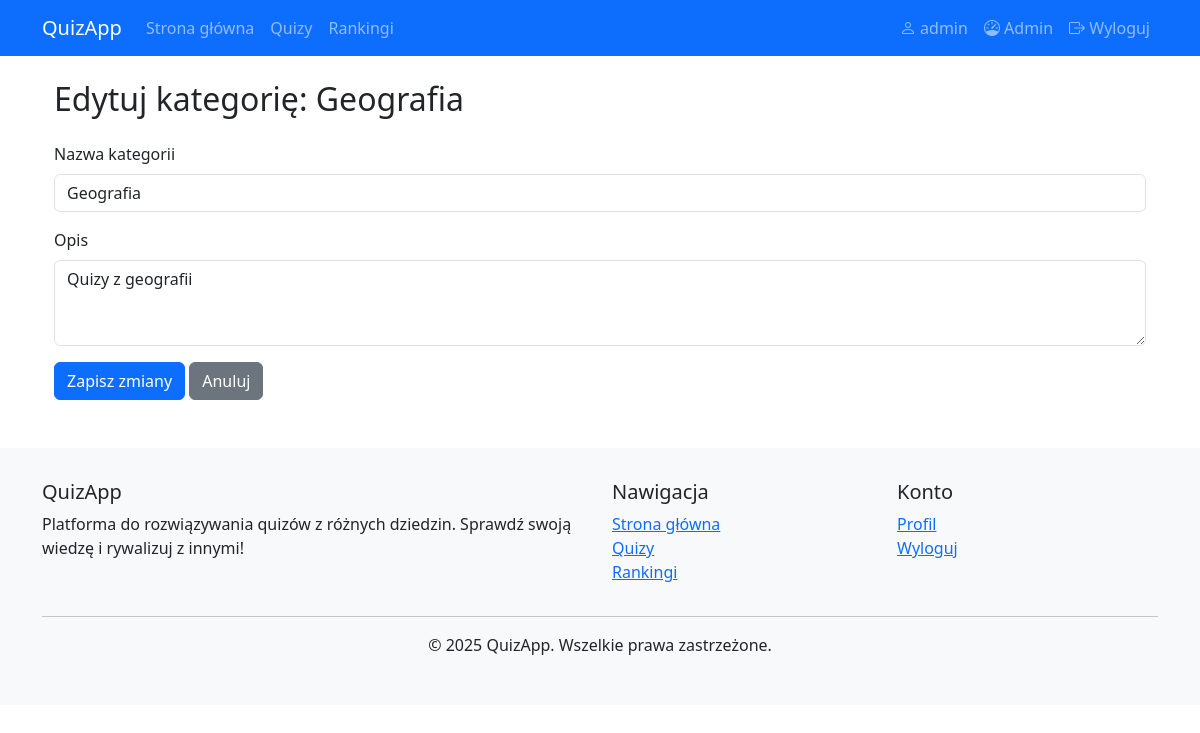
Page /admin/category/edit/1 (signed in) on the committed database.
### app.py (models this page shows)
class User(UserMixin, db.Model):
    id = db.Column(db.Integer, primary_key=True)
    username = db.Column(db.String(100), unique=True, nullable=False)
    password = db.Column(db.String(200), nullable=False)
    role = db.Column(db.String(20), default='user')
    date_created = db.Column(db.DateTime, default=datetime.utcnow)
    quiz_attempts = db.relationship('QuizAttempt', backref='user', lazy=True)
    comments = db.relationship('Comment', backref='user', lazy=True)
    followed_quizzes = db.relationship(
        'Quiz',
        secondary='quiz_followers',
        backref=db.backref('followers', lazy='dynamic'),
        lazy='dynamic'
    )

class Category(db.Model):
    id = db.Column(db.Integer, primary_key=True)
    name = db.Column(db.String(100), unique=True, nullable=False)
    description = db.Column(db.Text)
    quizzes = db.relationship('Quiz', backref='category', lazy=True)

### app.py (the view)
@app.route('/admin/category/edit/<int:category_id>', methods=['GET', 'POST'])
@login_required
def edit_category(category_id):
    if current_user.role != 'admin':
        flash('Brak uprawnień administratora', 'danger')
        return redirect(url_for('home'))
    category = Category.query.get_or_404(category_id)
    if request.method == 'POST':
        category.name = request.form['name']
        category.description = request.form['description']
        db.session.commit()
        flash('Kategoria została zaktualizowana', 'success')
        return redirect(url_for('admin_categories'))
    return render_template('admin/edit_category.html', category=category)

### app.py (called while the page is built)
@login_manager.user_loader
def load_user(user_id):
    return User.query.get(int(user_id))

### templates/admin/edit_category.html
{% extends "base.html" %}
{% block content %}
<div class="container">
    <h2 class="my-4">Edytuj kategorię: {{ category.name }}</h2>
    <form method="POST">
        <div class="mb-3">
            <label for="name" class="form-label">Nazwa kategorii</label>
            <input type="text" class="form-control" id="name" name="name" value="{{ category.name }}" required>
        </div>
        <div class="mb-3">
            <label for="description" class="form-label">Opis</label>
            <textarea class="form-control" id="description" name="description" rows="3">{{ category.description }}</textarea>
        </div>
        <button type="submit" class="btn btn-primary">Zapisz zmiany</button>
        <a href="{{ url_for('admin_categories') }}" class="btn btn-secondary">Anuluj</a>
    </form>
</div>
{% endblock %}

### templates/base.html (shortened to what this page needs)
<!DOCTYPE html>
<html lang="pl">
<head>
    <link href="https://cdn.jsdelivr.net/npm/bootstrap@5.3.0/dist/css/bootstrap.min.css" rel="stylesheet">
    <link rel="stylesheet" href="https://cdn.jsdelivr.net/npm/bootstrap-icons@1.10.0/font/bootstrap-icons.css">
</head>
<body>
    <nav class="navbar navbar-expand-lg navbar-dark bg-primary">
        <div class="container">
            <a class="navbar-brand" href="{{ url_for('home') }}">QuizApp</a>
            <div class="collapse navbar-collapse" id="navbarNav">
                <ul class="navbar-nav me-auto">
                    <li class="nav-item">
                        <a class="nav-link" href="{{ url_for('home') }}">Strona główna</a>
                    </li>
                    <li class="nav-item">
                        <a class="nav-link" href="{{ url_for('browse_quizzes') }}">Quizy</a>
                    </li>
                    <li class="nav-item">
                        <a class="nav-link" href="{{ url_for('rankings') }}">Rankingi</a>
                    </li>
                </ul>
                <ul class="navbar-nav">
                    {% if current_user.is_authenticated %}
                        <li class="nav-item">
                            <a class="nav-link" href="{{ url_for('user_profile') }}">
                                <i class="bi bi-person"></i> {{ current_user.username }}
                            </a>
                        </li>
                        {% if current_user.role == 'admin' %}
                            <li class="nav-item">
                                <a class="nav-link" href="{{ url_for('admin_dashboard') }}">
                                    <i class="bi bi-speedometer"></i> Admin
                                </a>
                            </li>
                        {% endif %}
                        <li class="nav-item">
                            <a class="nav-link" href="{{ url_for('logout') }}">
                                <i class="bi bi-box-arrow-right"></i> Wyloguj
                            </a>
                        </li>
                    {% endif %}
                </ul>
            </div>
        </div>
    </nav>
    <div class="container mt-4">
        {% block content %}{% endblock %}
    </div>
    <footer class="mt-5">
        <div class="container">
            <div class="row">
                <div class="col-md-6">
                    <h5>QuizApp</h5>
                    <p>Platforma do rozwiązywania quizów z różnych dziedzin. Sprawdź swoją wiedzę i rywalizuj z innymi!</p>
                </div>
                <div class="col-md-3">
                    <h5>Nawigacja</h5>
                    <ul class="list-unstyled">
                        <li><a href="{{ url_for('home') }}">Strona główna</a></li>
                        <li><a href="{{ url_for('browse_quizzes') }}">Quizy</a></li>
                        <li><a href="{{ url_for('rankings') }}">Rankingi</a></li>
                    </ul>
                </div>
                <div class="col-md-3">
                    <h5>Konto</h5>
                    <ul class="list-unstyled">
                        {% if current_user.is_authenticated %}
                            <li><a href="{{ url_for('user_profile') }}">Profil</a></li>
                            <li><a href="{{ url_for('logout') }}">Wyloguj</a></li>
                        {% else %}
                            <li><a href="{{ url_for('login') }}">Zaloguj</a></li>
                            <li><a href="{{ url_for('register') }}">Rejestracja</a></li>
                        {% endif %}
                    </ul>
                </div>
            </div>
            <hr>
            <div class="text-center">
                <p>&copy; 2025 QuizApp. Wszelkie prawa zastrzeżone.</p>
            </div>
        </div>
    </footer>
</body>
</html>

### templates/base.html (style rules this page uses)
footer { background-color: #f8f9fa; padding: 2rem 0; margin-top: 2rem; }

### rows in the picture
User: username "admin"
Category: name "Geografia", description "Quizy z geografii"
